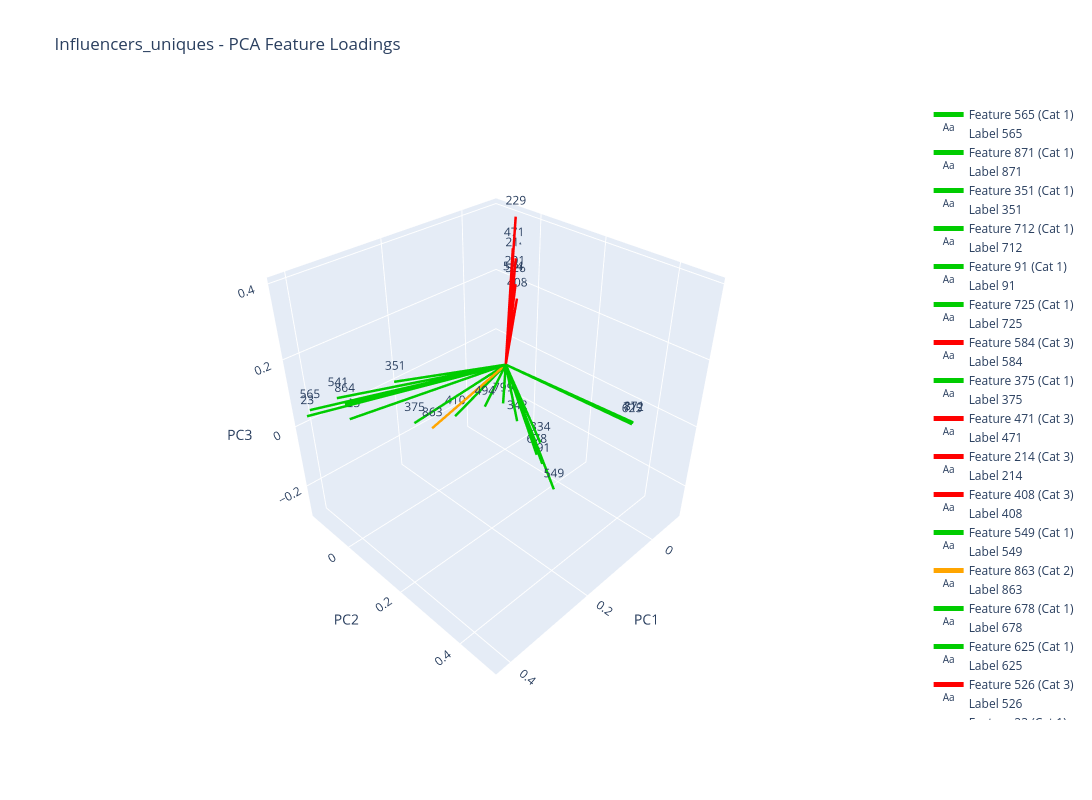

Here is the notebook cell this chart was saved with:
### Markdown cell above
## 15.7. Influencers_uniques 3D

### Code cell
# From the loadings dataframe:Influencers_uniques
plot_pca_feature_loadings(Influencers_uniques, results_influencers_uniques_Loadings['Influencers_uniques_loadings_df'],
                                                analysis_results_Influencers_uniques,"Influencers_uniques", plot_3d=True)

### Figure 1 — Plotly figure (JSON) as saved in the notebook; plotly's stock layout.template omitted (floating-point values rounded to 4 significant figures)
{"data": [{"line": {"color": "#00CC00", "width": 5}, "mode": "lines", "name": "Feature 565 (Cat 1)", "type": "scatter3d", "x": [0, 0.4154], "y": [0, -0.1156], "z": [0, 0.06126]}, {"mode": "text", "name": "Label 565", "text": ["565"], "textposition": "top center", "type": "scatter3d", "x": [0.4154], "y": [-0.1156], "z": [0.06126]}, {"line": {"color": "#00CC00", "width": 5}, "mode": "lines", "name": "Feature 871 (Cat 1)", "type": "scatter3d", "x": [0, 0.09661], "y": [0, 0.4862], "z": [0, 0.1379]}, {"mode": "text", "name": "Label 871", "text": ["871"], "textposition": "top center", "type": "scatter3d", "x": [0.09661], "y": [0.4862], "z": [0.1379]}, {"line": {"color": "#00CC00", "width": 5}, "mode": "lines", "name": "Feature 351 (Cat 1)", "type": "scatter3d", "x": [0, 0.2423], "y": [0, -0.08229], "z": [0, 0.05279]}, {"mode": "text", "name": "Label 351", "text": ["351"], "textposition": "top center", "type": "scatter3d", "x": [0.2423], "y": [-0.08229], "z": [0.05279]}, {"line": {"color": "#00CC00", "width": 5}, "mode": "lines", "name": "Feature 712 (Cat 1)", "type": "scatter3d", "x": [0, 0.09751], "y": [0, 0.4879], "z": [0, 0.1377]}, {"mode": "text", "name": "Label 712", "text": ["712"], "textposition": "top center", "type": "scatter3d", "x": [0.09751], "y": [0.4879], "z": [0.1377]}, {"line": {"color": "#00CC00", "width": 5}, "mode": "lines", "name": "Feature 91 (Cat 1)", "type": "scatter3d", "x": [0, 0.01777], "y": [0, 0.161], "z": [0, -0.2532]}, {"mode": "text", "name": "Label 91", "text": ["91"], "textposition": "top center", "type": "scatter3d", "x": [0.01777], "y": [0.161], "z": [-0.2532]}, {"line": {"color": "#00CC00", "width": 5}, "mode": "lines", "name": "Feature 725 (Cat 1)", "type": "scatter3d", "x": [0, 0.3255], "y": [0, -0.1359], "z": [0, -0.04135]}, {"mode": "text", "name": "Label 725", "text": ["725"], "textposition": "top center", "type": "scatter3d", "x": [0.3255], "y": [-0.1359], "z": [-0.04135]}, {"line": {"color": "#FF0000", "width": 5}, "mode": "lines", "name": "Feature 584 (Cat 3)", "type": "scatter3d", "x": [0, -0.05676], "y": [0, -0.0444], "z": [0, 0.2169]}, {"mode": "text", "name": "Label 584", "text": ["584"], "textposition": "top center", "type": "scatter3d", "x": [-0.05676], "y": [-0.0444], "z": [0.2169]}, {"line": {"color": "#00CC00", "width": 5}, "mode": "lines", "name": "Feature 375 (Cat 1)", "type": "scatter3d", "x": [0, 0.1934], "y": [0, -0.095], "z": [0, -0.1253]}, {"mode": "text", "name": "Label 375", "text": ["375"], "textposition": "top center", "type": "scatter3d", "x": [0.1934], "y": [-0.095], "z": [-0.1253]}, {"line": {"color": "#FF0000", "width": 5}, "mode": "lines", "name": "Feature 471 (Cat 3)", "type": "scatter3d", "x": [0, -0.05815], "y": [0, -0.04956], "z": [0, 0.3167]}, {"mode": "text", "name": "Label 471", "text": ["471"], "textposition": "top center", "type": "scatter3d", "x": [-0.05815], "y": [-0.04956], "z": [0.3167]}, {"line": {"color": "#FF0000", "width": 5}, "mode": "lines", "name": "Feature 214 (Cat 3)", "type": "scatter3d", "x": [0, -0.07598], "y": [0, -0.05985], "z": [0, 0.2759]}, {"mode": "text", "name": "Label 214", "text": ["214"], "textposition": "top center", "type": "scatter3d", "x": [-0.07598], "y": [-0.05985], "z": [0.2759]}, {"line": {"color": "#FF0000", "width": 5}, "mode": "lines", "name": "Feature 408 (Cat 3)", "type": "scatter3d", "x": [0, -0.0659], "y": [0, -0.04153], "z": [0, 0.1628]}, {"mode": "text", "name": "Label 408", "text": ["408"], "textposition": "top center", "type": "scatter3d", "x": [-0.0659], "y": [-0.04153], "z": [0.1628]}, {"line": {"color": "#00CC00", "width": 5}, "mode": "lines", "name": "Feature 549 (Cat 1)", "type": "scatter3d", "x": [0, 0.03862], "y": [0, 0.2271], "z": [0, -0.2891]}, {"mode": "text", "name": "Label 549", "text": ["549"], "textposition": "top center", "type": "scatter3d", "x": [0.03862], "y": [0.2271], "z": [-0.2891]}, {"line": {"color": "#FFA500", "width": 5}, "mode": "lines", "name": "Feature 863 (Cat 2)", "type": "scatter3d", "x": [0, 0.1762], "y": [0, -0.04987], "z": [0, -0.1302]}, {"mode": "text", "name": "Label 863", "text": ["863"], "textposition": "top center", "type": "scatter3d", "x": [0.1762], "y": [-0.04987], "z": [-0.1302]}, {"line": {"color": "#00CC00", "width": 5}, "mode": "lines", "name": "Feature 678 (Cat 1)", "type": "scatter3d", "x": [0, -0.001683], "y": [0, 0.1189], "z": [0, -0.2602]}, {"mode": "text", "name": "Label 678", "text": ["678"], "textposition": "top center", "type": "scatter3d", "x": [-0.001683], "y": [0.1189], "z": [-0.2602]}, {"line": {"color": "#00CC00", "width": 5}, "mode": "lines", "name": "Feature 625 (Cat 1)", "type": "scatter3d", "x": [0, 0.09726], "y": [0, 0.4849], "z": [0, 0.1321]}, {"mode": "text", "name": "Label 625", "text": ["625"], "textposition": "top center", "type": "scatter3d", "x": [0.09726], "y": [0.4849], "z": [0.1321]}, {"line": {"color": "#FF0000", "width": 5}, "mode": "lines", "name": "Feature 526 (Cat 3)", "type": "scatter3d", "x": [0, -0.06847], "y": [0, -0.0505], "z": [0, 0.2036]}, {"mode": "text", "name": "Label 526", "text": ["526"], "textposition": "top center", "type": "scatter3d", "x": [-0.06847], "y": [-0.0505], "z": [0.2036]}, {"line": {"color": "#00CC00", "width": 5}, "mode": "lines", "name": "Feature 23 (Cat 1)", "type": "scatter3d", "x": [0, 0.4177], "y": [0, -0.1283], "z": [0, 0.0371]}, {"mode": "text", "name": "Label 23", "text": ["23"], "textposition": "top center", "type": "scatter3d", "x": [0.4177], "y": [-0.1283], "z": [0.0371]}, {"line": {"color": "#00CC00", "width": 5}, "mode": "lines", "name": "Feature 864 (Cat 1)", "type": "scatter3d", "x": [0, 0.3487], "y": [0, -0.1003], "z": [0, 0.04321]}, {"mode": "text", "name": "Label 864", "text": ["864"], "textposition": "top center", "type": "scatter3d", "x": [0.3487], "y": [-0.1003], "z": [0.04321]}, {"line": {"color": "#FF0000", "width": 5}, "mode": "lines", "name": "Feature 229 (Cat 3)", "type": "scatter3d", "x": [0, -0.07933], "y": [0, -0.0666], "z": [0, 0.3936]}, {"mode": "text", "name": "Label 229", "text": ["229"], "textposition": "top center", "type": "scatter3d", "x": [-0.07933], "y": [-0.0666], "z": [0.3936]}, {"line": {"color": "#00CC00", "width": 5}, "mode": "lines", "name": "Feature 334 (Cat 1)", "type": "scatter3d", "x": [0, -0.00474], "y": [0, 0.1267], "z": [0, -0.2124]}, {"mode": "text", "name": "Label 334", "text": ["334"], "textposition": "top center", "type": "scatter3d", "x": [-0.00474], "y": [0.1267], "z": [-0.2124]}, {"line": {"color": "#00CC00", "width": 5}, "mode": "lines", "name": "Feature 494 (Cat 1)", "type": "scatter3d", "x": [0, 0.2775], "y": [0, 0.2798], "z": [0, 0.1923]}, {"mode": "text", "name": "Label 494", "text": ["494"], "textposition": "top center", "type": "scatter3d", "x": [0.2775], "y": [0.2798], "z": [0.1923]}, {"line": {"color": "#00CC00", "width": 5}, "mode": "lines", "name": "Feature 799 (Cat 1)", "type": "scatter3d", "x": [0, -0.007894], "y": [0, -0.01853], "z": [0, -0.1513]}, {"mode": "text", "name": "Label 799", "text": ["799"], "textposition": "top center", "type": "scatter3d", "x": [-0.007894], "y": [-0.01853], "z": [-0.1513]}, {"line": {"color": "#FF0000", "width": 5}, "mode": "lines", "name": "Feature 201 (Cat 3)", "type": "scatter3d", "x": [0, -0.05994], "y": [0, -0.0469], "z": [0, 0.2318]}, {"mode": "text", "name": "Label 201", "text": ["201"], "textposition": "top center", "type": "scatter3d", "x": [-0.05994], "y": [-0.0469], "z": [0.2318]}, {"line": {"color": "#00CC00", "width": 5}, "mode": "lines", "name": "Feature 342 (Cat 1)", "type": "scatter3d", "x": [0, -0.02028], "y": [0, 0.02147], "z": [0, -0.2043]}, {"mode": "text", "name": "Label 342", "text": ["342"], "textposition": "top center", "type": "scatter3d", "x": [-0.02028], "y": [0.02147], "z": [-0.2043]}, {"line": {"color": "#00CC00", "width": 5}, "mode": "lines", "name": "Feature 410 (Cat 1)", "type": "scatter3d", "x": [0, 0.09485], "y": [0, -0.0745], "z": [0, -0.1587]}, {"mode": "text", "name": "Label 410", "text": ["410"], "textposition": "top center", "type": "scatter3d", "x": [0.09485], "y": [-0.0745], "z": [-0.1587]}, {"line": {"color": "#00CC00", "width": 5}, "mode": "lines", "name": "Feature 541 (Cat 1)", "type": "scatter3d", "x": [0, 0.3877], "y": [0, -0.04936], "z": [0, 0.1142]}, {"mode": "text", "name": "Label 541", "text": ["541"], "textposition": "top center", "type": "scatter3d", "x": [0.3877], "y": [-0.04936], "z": [0.1142]}], "layout": {"height": 800, "scene": {"aspectmode": "cube", "camera": {"center": {"x": 0, "y": 0, "z": 0}, "eye": {"x": 1.5, "y": 1.5, "z": 1.5}, "up": {"x": 0, "y": 0, "z": 1}}, "xaxis": {"title": {"text": "PC1"}}, "yaxis": {"title": {"text": "PC2"}}, "zaxis": {"title": {"text": "PC3"}}}, "showlegend": true, "title": {"text": "Influencers_uniques - PCA Feature Loadings"}, "width": 1200}}
